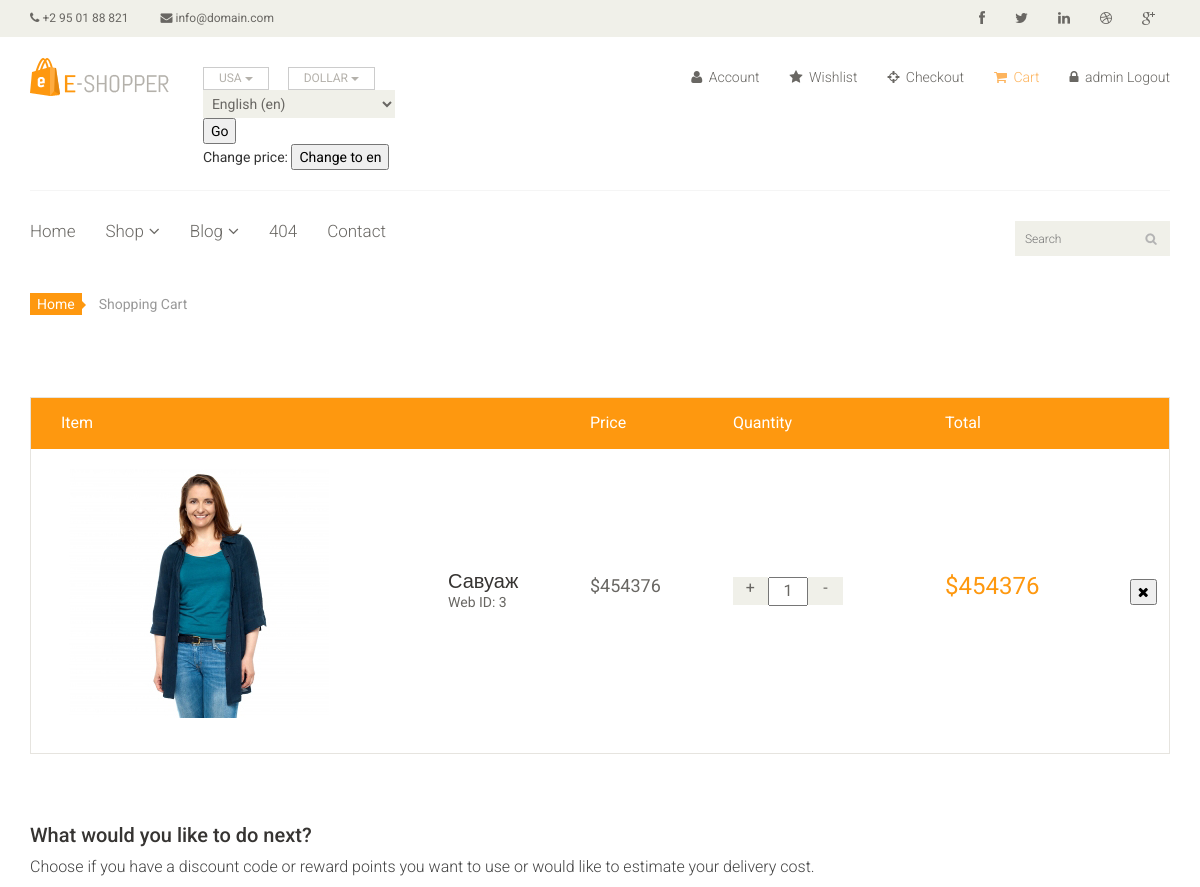
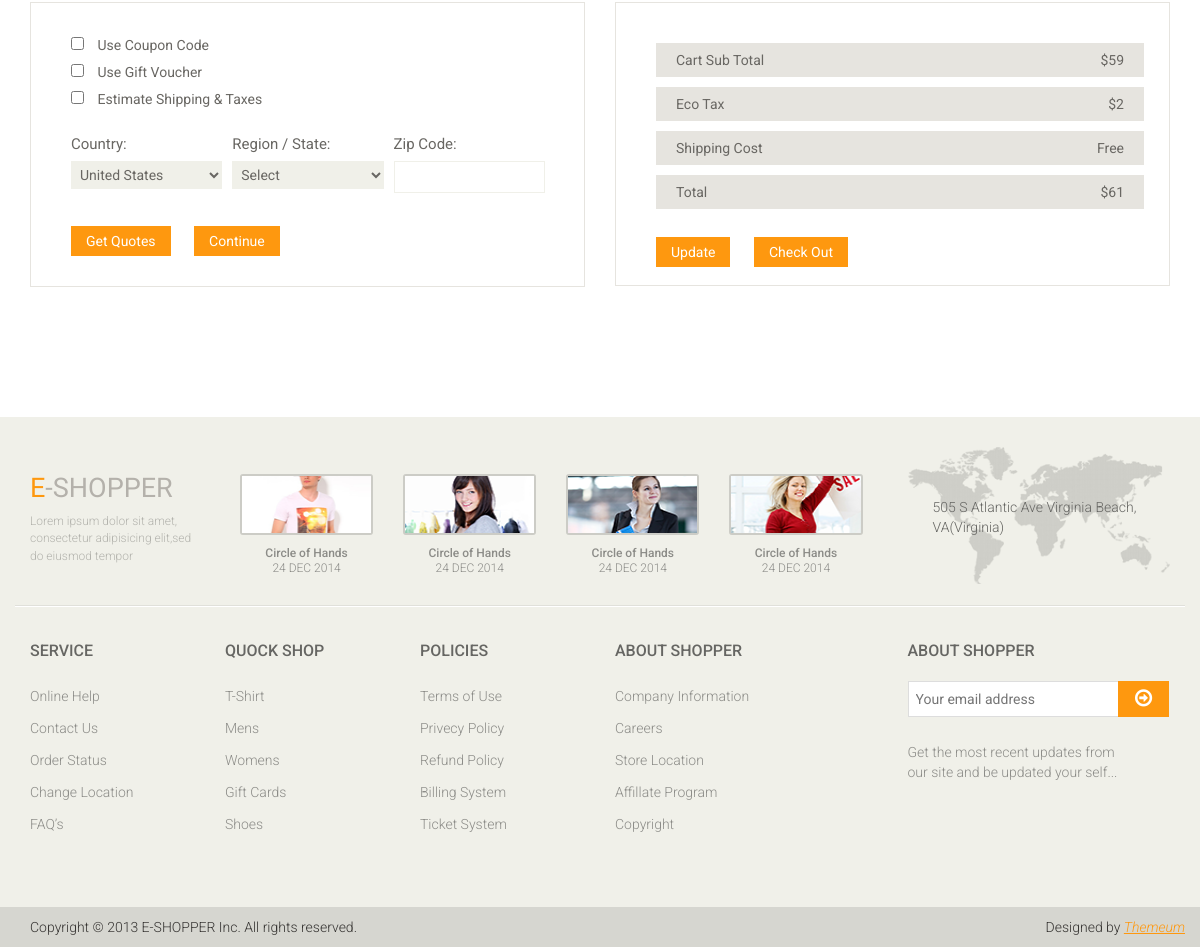
The app's page /cart/ (signed in) with its own data (2 pictures, top to bottom).
### main/models.py (models this page shows, shortened)
class Cart(models.Model):
    prod = models.ForeignKey(Product, on_delete=models.CASCADE)

class Product(models.Model):
    subcategory = models.ForeignKey(SubCategory, on_delete=models.CASCADE, related_name='cat_prod')
    name = models.CharField('Product name', max_length=80)
    price = models.PositiveIntegerField('Product price')
    img = models.ImageField('Product image', upload_to='images')
    logo = models.ImageField('Product logo', upload_to='images', blank=True)

### main/views.py (the view)
# urls.py: path('cart/', views.cart, name='cart'),
def cart(request):
	cart_list = Cart.objects.all()
	return render(request, 'main/cart.html', context={
		'cart_list':cart_list,
        'link':'cart'
    })

### main/templates/main/cart.html (shortened to what this page needs)
{% extends 'base.html' %}
{% block content %}
	<section id="cart_items">
		<div class="container">
			<div class="breadcrumbs">
				<ol class="breadcrumb">
				  <li><a href="#">Home</a></li>
				  <li class="active">Shopping Cart</li>
				</ol>
			</div>
			<div class="table-responsive cart_info">
				<table class="table table-condensed">
					<thead>
						<tr class="cart_menu">
							<td class="image">Item</td>
							<td class="description"></td>
							<td class="price">Price</td>
							<td class="quantity">Quantity</td>
							<td class="total">Total</td>
							<td></td>
						</tr>
					</thead>
					<tbody>
                        {% for i in cart_list %}
						<tr>
							<td class="cart_product">
								<a href=""><img src="{{ i.prod.img.url }}" alt=""></a>
							</td>
							<td class="cart_description">
								<h4><a href="">{{ i.prod.name }}</a></h4>
								<p>Web ID: {{ i.prod.id }}</p>
							</td>
							<td class="cart_price">
								<p>${{ i.prod.price }}</p>
							</td>
							<td class="cart_quantity">
								<div class="cart_quantity_button">
									<a class="cart_quantity_up" href=""> + </a>
									<input class="cart_quantity_input" type="text" name="quantity" value="1" autocomplete="off" size="2">
									<a class="cart_quantity_down" href=""> - </a>
								</div>
							</td>
							<td class="cart_total">
								<p class="cart_total_price">${{ i.prod.price }}</p>
							</td>
							<td class="cart_delete">
                                <form action="{% url 'delete_to_cart' %}" method="post">
                                    <button name="prod" value="{{ i.id }}" class="cart_quantity_delete"><i class="fa fa-times"></i></button>
                                </form>
							</td>
						</tr>
                        {% endfor %}
					</tbody>
				</table>
			</div>
		</div>
	</section>
	<section id="do_action">
		<div class="container">
			<div class="heading">
				<h3>What would you like to do next?</h3>
				<p>Choose if you have a discount code or reward points you want to use or would like to estimate your delivery cost.</p>
			</div>
			<div class="row">
				<div class="col-sm-6">
					<div class="chose_area">
						<ul class="user_option">
							<li>
								<input type="checkbox">
								<label>Use Coupon Code</label>
							</li>
							<li>
								<input type="checkbox">
								<label>Use Gift Voucher</label>
							</li>
							<li>
								<input type="checkbox">
								<label>Estimate Shipping & Taxes</label>
							</li>
						</ul>
						<ul class="user_info">
							<li class="single_field">
								<label>Country:</label>
								<select>
									<option>United States</option>
								</select>
							</li>
							<li class="single_field">
								<label>Region / State:</label>
								<select>
									<option>Select</option>
								</select>
							</li>
							<li class="single_field zip-field">
								<label>Zip Code:</label>
								<input type="text">
							</li>
						</ul>
						<a class="btn btn-default update" href="">Get Quotes</a>
						<a class="btn btn-default check_out" href="">Continue</a>
					</div>
				</div>
				<div class="col-sm-6">
					<div class="total_area">
						<ul>
							<li>Cart Sub Total <span>$59</span></li>
							<li>Eco Tax <span>$2</span></li>
							<li>Shipping Cost <span>Free</span></li>
							<li>Total <span>$61</span></li>
						</ul>
							<a class="btn btn-default update" href="">Update</a>
							<a class="btn btn-default check_out" href="">Check Out</a>
					</div>
				</div>
			</div>
		</div>
	</section>
{% endblock %}

### main/templates/base.html (shortened to what this page needs)
{% load i18n %}
{% load static %}
<!DOCTYPE html>
<html lang="en">
<head>
    <link href="{% static 'css/bootstrap.min.css' %}" rel="stylesheet">
    <link href="{% static 'css/font-awesome.min.css' %}" rel="stylesheet">
    <link href="{% static 'css/prettyPhoto.css' %}" rel="stylesheet">
    <link href="{% static 'css/price-range.css' %}" rel="stylesheet">
    <link href="{% static 'css/animate.css' %}" rel="stylesheet">
	<link href="{% static 'css/main.css' %}" rel="stylesheet">
	<link href="{% static 'css/responsive.css' %}" rel="stylesheet">
</head>
<body>
	<header id="header">
		<div class="header_top">
			<div class="container">
				<div class="row">
					<div class="col-sm-6">
						<div class="contactinfo">
							<ul class="nav nav-pills">
								<li><a href="#"><i class="fa fa-phone"></i> +2 95 01 88 821</a></li>
								<li><a href="#"><i class="fa fa-envelope"></i> info@domain.com</a></li>
							</ul>
						</div>
					</div>
					<div class="col-sm-6">
						<div class="social-icons pull-right">
							<ul class="nav navbar-nav">
								<li><a href="#"><i class="fa fa-facebook"></i></a></li>
								<li><a href="#"><i class="fa fa-twitter"></i></a></li>
								<li><a href="#"><i class="fa fa-linkedin"></i></a></li>
								<li><a href="#"><i class="fa fa-dribbble"></i></a></li>
								<li><a href="#"><i class="fa fa-google-plus"></i></a></li>
							</ul>
						</div>
					</div>
				</div>
			</div>
		</div>
		<div class="header-middle">
			<div class="container">
				<div class="row">
					<div class="col-sm-4">
						<div class="logo pull-left">
							<a href="{% url 'index' %}"><img src="images/home/logo.png" alt="" /></a>
						</div>
						<div class="btn-group pull-right">
							<div class="btn-group">
								<button type="button" class="btn btn-default dropdown-toggle usa" data-toggle="dropdown">
									USA
									<span class="caret"></span>
								</button>
							</div>
							<div class="btn-group">
								<button type="button" class="btn btn-default dropdown-toggle usa" data-toggle="dropdown">
									DOLLAR
									<span class="caret"></span>
								</button>
							</div>
                            <div>
                                <form action="{% url 'set_language' %}" method="post">
                                <select name="language">
                                    {% get_current_language as LANGUAGE_CODE %}
                                    {% get_available_languages as LANGUAGES %}
                                    {% get_language_info_list for LANGUAGES as languages %}{% for language in languages %}
                                <option value="{{ language.code }}"{% if language.code == LANGUAGE_CODE %}
                                selected{% endif %}>
                                    {{ language.name_local }} ({{ language.code }})
                                </option>
                                    {% endfor %}
                                </select>
                                <input type="submit" value="Go">
                                </form>
                            </div>
                            <div>
                                <form method="post">
                                    Change price: <input type="hidden" name="lezu"  value="{{ LANGUAGE_CODE }}" id="">
                                    <button type="submit">Change to {{ LANGUAGE_CODE }}</button>
                                </form>
                            </div>
						</div>
					</div>
					<div class="col-sm-8">
						<div class="shop-menu pull-right">
							<ul class="nav navbar-nav">
								<li><a href="#"><i class="fa fa-user"></i> Account</a></li>
								<li><a href="#"><i class="fa fa-star"></i> Wishlist</a></li>
								<li><a href="checkout.html"><i class="fa fa-crosshairs"></i> Checkout</a></li>
								<li><a href="{% url 'cart' %}" {% if link == 'cart' %}class="active"{% endif %}><i class="fa fa-shopping-cart"></i> Cart</a></li>
                                {% if user.is_authenticated %}
    								<li><a href="{% url 'logout' %}"><i class="fa fa-lock"></i> {{ user.username }} Logout</a></li>
                                {% else %}
								<li><a href="{% url 'login' %}" {% if link == 'login' %}class="active"{% endif %}><i class="fa fa-lock"></i> Login</a></li>
								<li><a href="{% url 'register' %}" {% if link == 'register' %}class="active"{% endif %}><i class="fa fa-lock"></i> Register</a></li>
                                {% endif %}
                            </ul>
						</div>
					</div>
				</div>
			</div>
		</div>
		<div class="header-bottom">
			<div class="container">
				<div class="row">
					<div class="col-sm-9">
						<div class="mainmenu pull-left">
							<ul class="nav navbar-nav collapse navbar-collapse">
								<li><a href="{% url 'index' %}" {% if link == 'index' %}class="active"{% endif %}>Home</a></li>
								<li class="dropdown"><a href="#">Shop<i class="fa fa-angle-down"></i></a>
                                </li>
								<li class="dropdown"><a href="#">Blog<i class="fa fa-angle-down"></i></a>
                                </li>
								<li><a href="404.html">404</a></li>
								<li><a href="contact-us.html">Contact</a></li>
							</ul>
						</div>
					</div>
					<div class="col-sm-3">
						<div class="search_box pull-right">
							<input type="text" placeholder="Search"/>
						</div>
					</div>
				</div>
			</div>
		</div>
	</header>
	{% block content %}{% endblock %}
	<footer id="footer">
		<div class="footer-top">
			<div class="container">
				<div class="row">
					<div class="col-sm-2">
						<div class="companyinfo">
							<h2><span>e</span>-shopper</h2>
							<p>Lorem ipsum dolor sit amet, consectetur adipisicing elit,sed do eiusmod tempor</p>
						</div>
					</div>
					<div class="col-sm-7">
						<div class="col-sm-3">
							<div class="video-gallery text-center">
								<a href="#">
									<div class="iframe-img">
										<img src="images/home/iframe1.png" alt="" />
									</div>
								</a>
								<p>Circle of Hands</p>
								<h2>24 DEC 2014</h2>
							</div>
						</div>
						<div class="col-sm-3">
							<div class="video-gallery text-center">
								<a href="#">
									<div class="iframe-img">
										<img src="images/home/iframe2.png" alt="" />
									</div>
								</a>
								<p>Circle of Hands</p>
								<h2>24 DEC 2014</h2>
							</div>
						</div>
						<div class="col-sm-3">
							<div class="video-gallery text-center">
								<a href="#">
									<div class="iframe-img">
										<img src="images/home/iframe3.png" alt="" />
									</div>
								</a>
								<p>Circle of Hands</p>
								<h2>24 DEC 2014</h2>
							</div>
						</div>
						<div class="col-sm-3">
							<div class="video-gallery text-center">
								<a href="#">
									<div class="iframe-img">
										<img src="images/home/iframe4.png" alt="" />
									</div>
								</a>
								<p>Circle of Hands</p>
								<h2>24 DEC 2014</h2>
							</div>
						</div>
					</div>
					<div class="col-sm-3">
						<div class="address">
							<img src="images/home/map.png" alt="" />
							<p>505 S Atlantic Ave Virginia Beach, VA(Virginia)</p>
						</div>
					</div>
				</div>
			</div>
		</div>
		<div class="footer-widget">
			<div class="container">
				<div class="row">
					<div class="col-sm-2">
						<div class="single-widget">
							<h2>Service</h2>
							<ul class="nav nav-pills nav-stacked">
								<li><a href="#">Online Help</a></li>
								<li><a href="#">Contact Us</a></li>
								<li><a href="#">Order Status</a></li>
								<li><a href="#">Change Location</a></li>
								<li><a href="#">FAQ’s</a></li>
							</ul>
						</div>
					</div>
					<div class="col-sm-2">
						<div class="single-widget">
							<h2>Quock Shop</h2>
							<ul class="nav nav-pills nav-stacked">
								<li><a href="#">T-Shirt</a></li>
								<li><a href="#">Mens</a></li>
								<li><a href="#">Womens</a></li>
								<li><a href="#">Gift Cards</a></li>
								<li><a href="#">Shoes</a></li>
							</ul>
						</div>
					</div>
					<div class="col-sm-2">
						<div class="single-widget">
							<h2>Policies</h2>
							<ul class="nav nav-pills nav-stacked">
								<li><a href="#">Terms of Use</a></li>
								<li><a href="#">Privecy Policy</a></li>
								<li><a href="#">Refund Policy</a></li>
								<li><a href="#">Billing System</a></li>
								<li><a href="#">Ticket System</a></li>
							</ul>
						</div>
					</div>
					<div class="col-sm-2">
						<div class="single-widget">
							<h2>About Shopper</h2>
							<ul class="nav nav-pills nav-stacked">
								<li><a href="#">Company Information</a></li>
								<li><a href="#">Careers</a></li>
								<li><a href="#">Store Location</a></li>
								<li><a href="#">Affillate Program</a></li>
								<li><a href="#">Copyright</a></li>
							</ul>
						</div>
					</div>
					<div class="col-sm-3 col-sm-offset-1">
						<div class="single-widget">
							<h2>About Shopper</h2>
							<form action="#" class="searchform">
								<input type="text" placeholder="Your email address" />
								<button type="submit" class="btn btn-default"><i class="fa fa-arrow-circle-o-right"></i></button>
								<p>Get the most recent updates from <br />our site and be updated your self...</p>
							</form>
						</div>
					</div>
				</div>
			</div>
		</div>
		<div class="footer-bottom">
			<div class="container">
				<div class="row">
					<p class="pull-left">Copyright © 2013 E-SHOPPER Inc. All rights reserved.</p>
					<p class="pull-right">Designed by <span><a target="_blank" href="http://www.themeum.com">Themeum</a></span></p>
				</div>
			</div>
		</div>
	</footer>
</body>
</html>

### records on screen
Cart: prod.img (picture), prod.name "Савуаж", prod.id "3", prod.price "454376", {{ i.id }} 6 (drawn)

### other values on screen
{{ LANGUAGE_CODE }} "en"
{{ user.username }} "admin"
form field language "English (en)"
